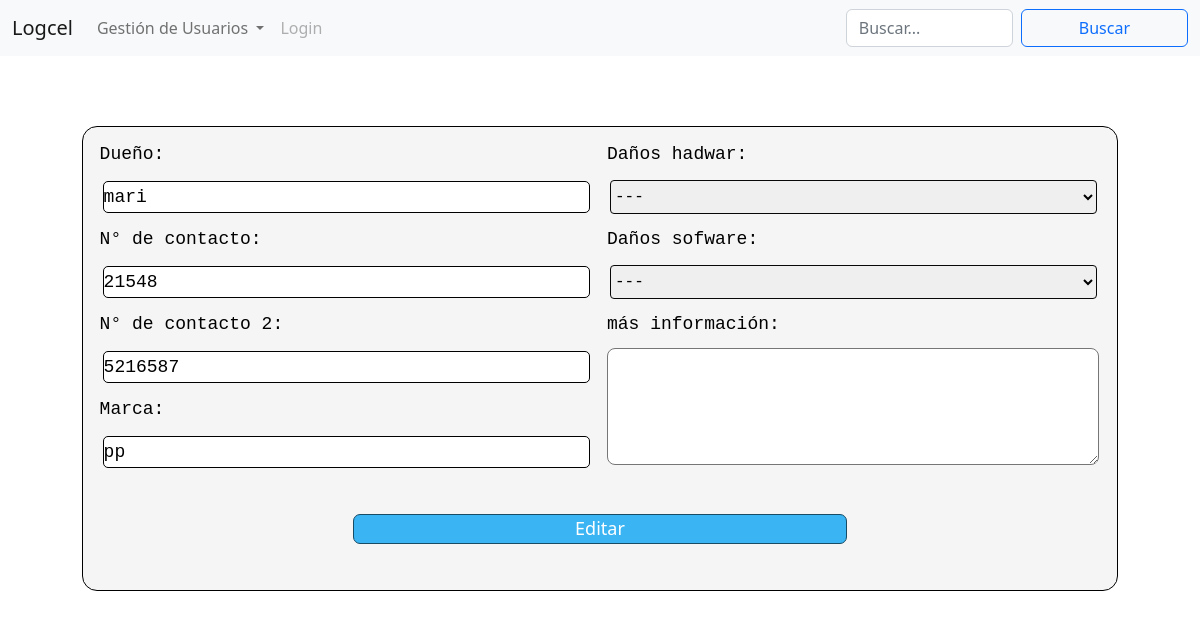
/editarUsuario.php?id=19, run on the app's committed database.
### tables this page shows
CREATE TABLE `logcel_usuarios` (
  `us_Id` int(11) NOT NULL,
  `us_Nombre` varchar(65) NOT NULL,
  `us_Nrocontacto` int(10) NOT NULL,
  `us_Nrocontacto_2` int(10) NOT NULL,
  `us_Marca` varchar(30) NOT NULL,
  `us_Dañoshad` varchar(2) NOT NULL,
  `us_Dañossof` varchar(2) NOT NULL,
  `us_textinfo` tinytext NOT NULL
);

### editarUsuario.php (the view, shortened to what this page needs)
<?php
    include("menu.php")
?>
<?php
  $con=conn();
  $sql="SELECT * FROM `Logcel_usuarios` WHERE `us_Id`=".$_REQUEST['id'];
  $resul = mysqli_query($con, $sql);
  while($rowTotal = mysqli_fetch_assoc($resul)){
    ?>
    <div class="container">
        <form action="eddit_user.php" method="POST"  class="fContaimer">
                <div class="col">
                    <label for="name">Dueño:</label>
                    <input type="text"" name="usernuevo" id="name" value="<?php echo $rowTotal['us_Nombre']?>">
                    <label>N° de contacto:</label>
                    <input type="text""  name="ncontanuevo" id="nucont" value="<?php echo $rowTotal['us_Nrocontacto']?>">
                    <label>N° de contacto 2:</label>
                    <input type="text"" name="ncont2nuevo" id="nucont2" value="<?php echo $rowTotal['us_Nrocontacto_2']?>">
                    <label>Marca:</label>
                    <input type="text"" name="marcanuevo" id="marc" value="<?php echo $rowTotal['us_Marca']?>">
                </div>
                <div class="col">
                    <label>Daños hadwar:</label>
                        <select name="Hadnuevo"  id="dahad" value="<?php  echo $rowTotal['us_Dañoshad']?>">
                            <option value="--">---</option>
                        </select>
                    <label>Daños sofware:</label>
                        <select name="Sofnuevo" id="dasof" value="<?php echo $rowTotal['us_Dañossof']?>" >
                            <option value="--">---</option>
                        </select>
                    <label>más información:</label>
                    <textarea name="infonuevo" id="" cols="30" rows="7" value="<?php echo $rowTotal['us_textinfo']?>"></textarea>
                </div>
            <div class="btn">
                <input type="submit" value="Editar" name="guardar">
            </div>
        </form>
    </div>
<?php
  }
?>

### styles/styles.css (style rules this page uses)
* { margin: 0; padding: 0; box-sizing: border-box; }
body { background-color: whitesmoke; }
.fContaimer { margin: 70px 40px; background-color: whitesmoke; padding: 0.6em; display: flex; flex-wrap: wrap; border: 1.5px solid #000000; border-radius: 15px; }
.col { width: 50%; display: flex; flex-direction: column; }
.col input { margin: 9px 10px; border-radius: 5px; height: 32px; border: 1px solid black; font-family: 'Courier New', Courier, monospace; font-size: large; }
.col select { margin: 8px 10px; height: 34px; border-radius: 4px; border: 1px solid #070707; font-family: 'Courier New', Courier, monospace; }
.col textarea { border-radius: 8px; margin: 6px 7px; max-height: 117px; min-height: 117px; max-width: 97%; min-width: 97%; }
.col label { margin: 4px 7px; color: black; font-family: 'Courier New', Courier, monospace; font-size: large; }
.btn { display: flex; flex-wrap: wrap; justify-content: center; width: 100%; }
.btn input { width: 50%; height: 30px; margin: 30px 40px; color: white; background: #3AB4F2; border: 1px solid #184b64; border-radius: 7px; cursor: pointer; font-size: large; padding: 5px auto; }

### data on the page
logcel_usuarios: usernuevo "mari", ncontanuevo "21548", ncont2nuevo "5216587", marcanuevo "pp", Hadnuevo "---", Sofnuevo "---"
